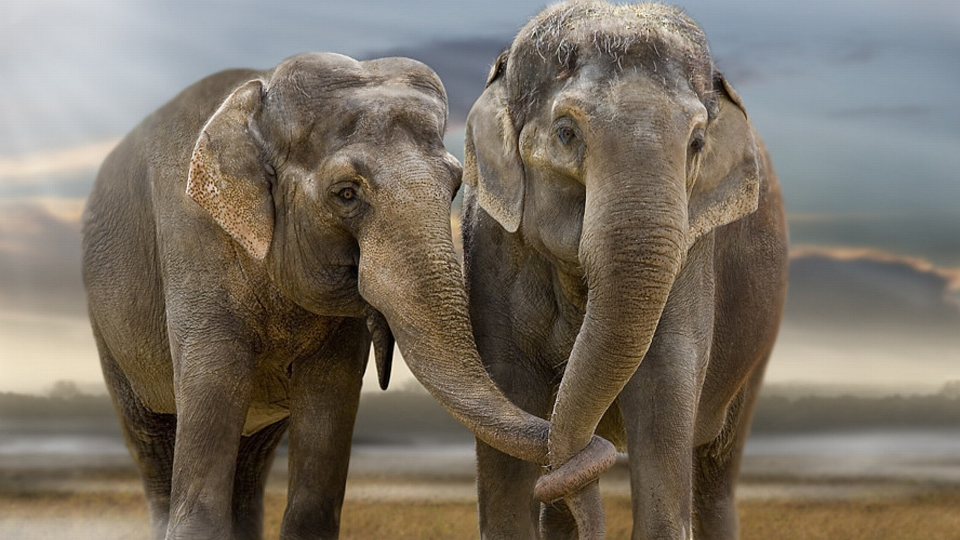
%> input picture Game1/Assets/images/Level-1/L1_Q3/img.jpg, 1920 x 1080 px (shown at 1/2 size)
$ octave gridding.m   (GNU Octave 9; MATLAB toolbox functions it lacks are replaced by stand-ins)
%> lines starting %> are read from the running program, lines starting %| are printed output that depends on the picture; in (x1, y1, x2, y2) boxes, pixels count from 0 and x2, y2 are one past the last pixel; in counts of white or black regions, pixels touching at a corner belong together; the program's own positions count from 1
img = imread('img.jpg');  %# Load a sample 3-D RGB image
%> img is the input picture: size 1080x1920x3 uint8; mean R, G, B 121.9, 112.8, 100.5

% [5 lines of commented-out code are left out]

w = 170;

x = 700;
y = 400;
a = img(x:x+w,y:y+w,:);
imwrite(a,'p1.jpg');
img(x:x+w,y:y+w,:) = 255;
%> img: size 1080x1920x3 uint8; 1.41% of pixels changed, all inside (x1, y1, x2, y2) = (399, 699, 570, 870)

x = 230;
y = 450;
a = img(x:x+w,y:y+w,:);
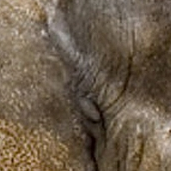
%> a: size 171x171x3 uint8; mean R, G, B 109.5, 93.8, 75.4
imwrite(a,'p2.jpg');
img(x:x+w,y:y+w,:) = 255;
%> img: size 1080x1920x3 uint8; mean R, G, B 126.5, 117.9, 106.2

x = 800;
y = 1300;
a = img(x:x+w,y:y+w,:);
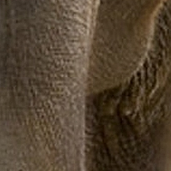
%> a: size 171x171x3 uint8; mean R, G, B 82.6, 66.8, 48.5
imwrite(a,'p3.jpg');
img(x:x+w,y:y+w,:) = 255;
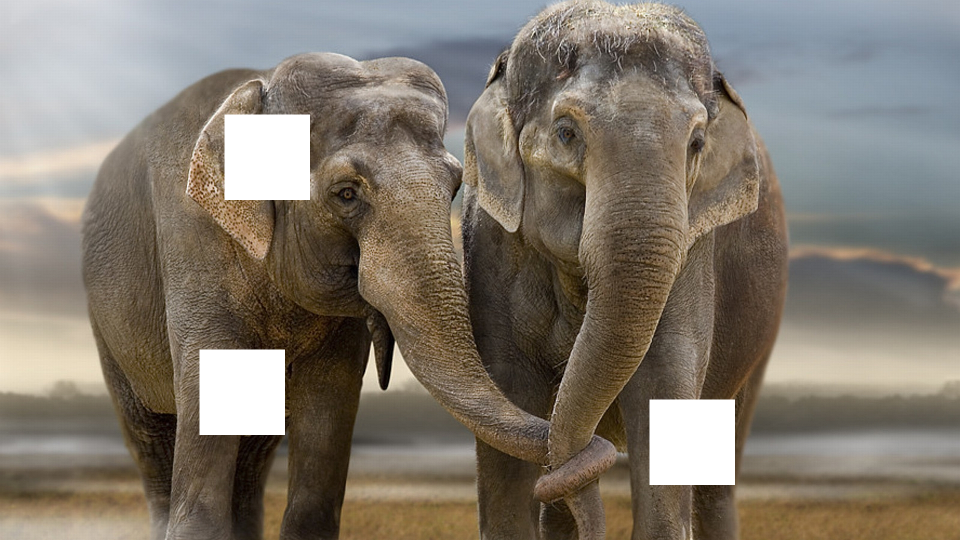
%> img: size 1080x1920x3 uint8 (shown at 1/2 size); mean R, G, B 129, 120.6, 109.1

x = 850;
y = 1050;
a = img(x:x+w,y:y+w,:);
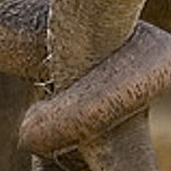
%> a: size 171x171x3 uint8; mean R, G, B 98.4, 79.8, 60.1
imwrite(a,'p4.jpg');
img(x:x+w,y:y+w,:) = 255;
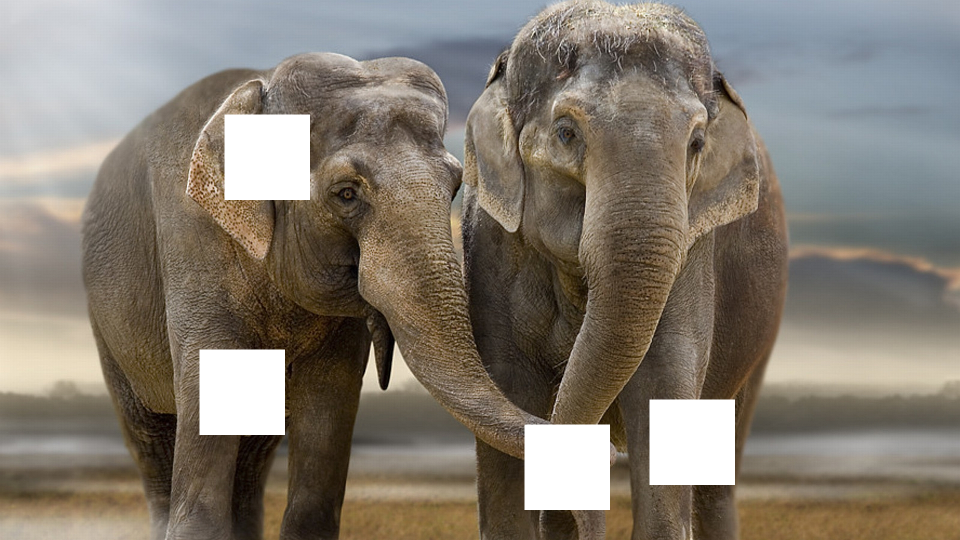
%> img: size 1080x1920x3 uint8 (shown at 1/2 size); 1.41% of pixels changed, all inside (x1, y1, x2, y2) = (1049, 849, 1220, 1020)

x = 200;
y = 1400;
a = img(x:x+w,y:y+w,:);
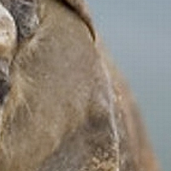
%> a: size 171x171x3 uint8; mean R, G, B 141.7, 132.2, 120.3
imwrite(a,'p5.jpg');
img(x:x+w,y:y+w,:) = 255;
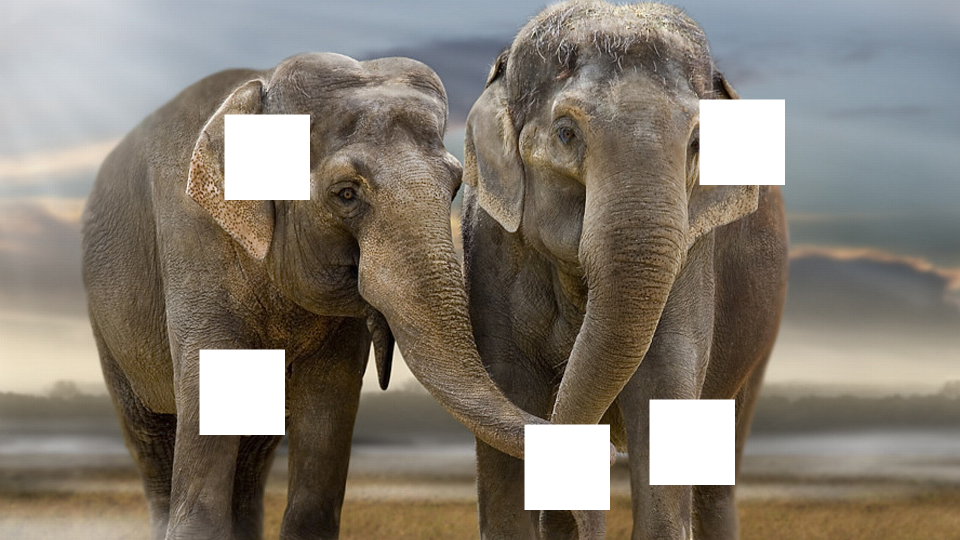
%> img: size 1080x1920x3 uint8 (shown at 1/2 size); 1.41% of pixels changed, all inside (x1, y1, x2, y2) = (1399, 199, 1570, 370)

imshow(img);

imshow(img)
imwrite(img,'n.jpg');
